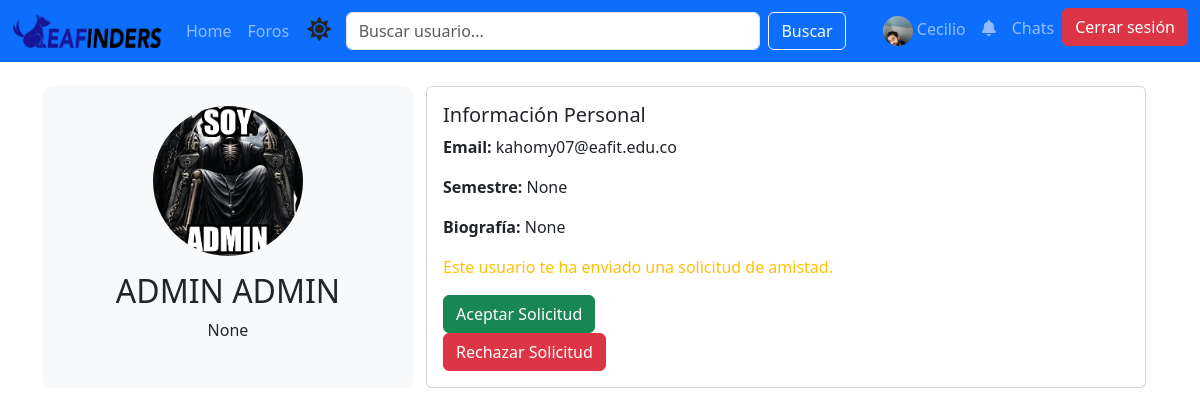
The app's page /profile/1/ (signed in) with its own data.
### App/models.py (models this page shows, shortened)
class Usuario(AbstractBaseUser, PermissionsMixin):
    nombres = models.CharField(max_length=100)
    apellidos = models.CharField(max_length=100)
    email_institucional = models.EmailField(
        unique=True,
        validators=[RegexValidator(regex=r'^[\w\.-]+@eafit\.edu\.co$', message="El correo debe terminar en @eafit.edu.co")]
    )
    password = models.CharField(max_length=128)
    foto_perfil = models.ImageField(upload_to='perfil_fotos/', blank=True, null=True)
    biografia = models.TextField(blank=True, null=True)
    carrera = models.CharField(max_length=100, blank=True, null=True)
    semestre = models.IntegerField(blank=True, null=True)
    is_active = models.BooleanField(default=True)
    is_staff = models.BooleanField(default=False)
    date_joined = models.DateTimeField(auto_now_add=True)
    objects = UsuarioManager()
    USERNAME_FIELD = 'email_institucional'
    REQUIRED_FIELDS = ['nombres', 'apellidos']

### App/views.py (the view)
# urls.py: path('profile/<int:user_id>/', views.profile_view, name='profile'),
@login_required
def profile_view(request, user_id):
    profile_user = get_object_or_404(Usuario, id=user_id)
    solicitud_enviada = Amistad.objects.filter(user1=request.user, user2=profile_user, estado='pendiente').exists()
    solicitud_recibida = Amistad.objects.filter(user1=profile_user, user2=request.user, estado='pendiente').first()
    son_amigos = Amistad.objects.filter(
        (Q(user1=request.user) & Q(user2=profile_user)) |
        (Q(user1=profile_user) & Q(user2=request.user)),
        estado='aceptada'
    ).exists()
    contexto = {
        'profile_user': profile_user,
        'solicitud_enviada': solicitud_enviada,
        'solicitud_recibida': solicitud_recibida,  # Pasamos la solicitud recibida si existe
        'son_amigos': son_amigos,
    }
    return render(request, 'Profiles.html', contexto)

### App/context_processors.py (called while the page is built)
def notificaciones(request):
    if request.user.is_authenticated:
        solicitudes_pendientes = Amistad.objects.filter(
            user2=request.user,
            estado='pendiente'
        ).count()
        return {
            'solicitudes_pendientes': solicitudes_pendientes,
        }
    return {}

### App/Templates/Profiles.html (shortened to what this page needs)
{% extends 'Template.html' %}
{% load static %}
{% block content %}
<div class="container mt-4">
    <div class="row">
        <div class="col-md-4 text-center profile-header">
            {% if profile_user.foto_perfil %}
                <img src="{{ profile_user.foto_perfil.url }}" alt="Foto de perfil" class="img-fluid rounded-circle mb-3 profile-pic">
            {% else %}
                <img src="{% static 'default_profile.jpg' %}" alt="Foto de perfil" class="img-fluid rounded-circle mb-3 profile-pic">
            {% endif %}
            <h2>{{ profile_user.nombres }} {{ profile_user.apellidos }}</h2>
            <p class="career-text">{{ profile_user.carrera }}</p>
        </div>
        <div class="col-md-8">
            <div class="card">
                <div class="card-body">
                    <h5 class="card-title">Información Personal</h5>
                    <p><strong>Email:</strong> {{ profile_user.email_institucional }}</p>
                    <p><strong>Semestre:</strong> {{ profile_user.semestre }}</p>
                    <p><strong>Biografía:</strong> {{ profile_user.biografia }}</p>
                    {% if son_amigos %}
                        <form method="post" action="{% url 'eliminar_amistad' profile_user.id %}">
                            {% csrf_token %}
                            <button type="submit" class="btn btn-danger">Eliminar Amistad</button>
                        </form>
                    {% elif solicitud_enviada %}
                        <button class="btn btn-secondary" disabled>Solicitud Enviada</button>
                    {% elif solicitud_recibida %}
                        <p class="text-warning">Este usuario te ha enviado una solicitud de amistad.</p>
                        <form method="post" action="{% url 'aceptar_solicitud_amistad' solicitud_id=solicitud_recibida.id %}">
                            <button type="submit" class="btn btn-success">Aceptar Solicitud</button>
                        </form>
                        <form method="post" action="{% url 'rechazar_solicitud_amistad' solicitud_recibida.id %}">
                            <button type="submit" class="btn btn-danger">Rechazar Solicitud</button>
                        </form>
                    {% else %}
                        <form method="post" action="{% url 'enviar_solicitud_amistad' profile_user.id %}">
                            {% csrf_token %}
                            <button type="submit" class="btn btn-primary">Enviar Solicitud de Amistad</button>
                        </form>
                    {% endif %}
                </div>
            </div>
        </div>
    </div>
</div>
{% endblock %}

### App/Templates/Template.html (shortened to what this page needs)
<!DOCTYPE HTML>
<html lang="es">
<head>
    <link rel="stylesheet" href="https://cdnjs.cloudflare.com/ajax/libs/font-awesome/5.15.4/css/all.min.css">
    <link href="https://cdn.jsdelivr.net/npm/bootstrap@5.3.3/dist/css/bootstrap.min.css" rel="stylesheet">
    {% load static %}
    <link href="{% static 'styles.css' %}" rel="stylesheet">
</head>
<body>
    {% load static %}
    <nav class="navbar navbar-expand-lg navbar-dark bg-primary">
        <div class="container-fluid d-flex justify-content-between align-items-center">
            <a class="navbar-brand d-flex align-items-center" href="{% url 'home' %}">
                <img src="{% static 'logo.png' %}" alt="Logo" style="max-width: 150px; height: auto;">
            </a>
            <div class="collapse navbar-collapse justify-content-between align-items-center" id="navbarNav">
                <ul class="navbar-nav">
                    <li class="nav-item">
                        <a class="nav-link" href="{% url 'home' %}">Home</a>
                    </li>
                    <li class="nav-item">
                        <a class="nav-link" href="{% url 'lista_foros' %}">Foros</a>
                    </li>
                    <li class="nav-item">
                        <span id="dark-mode-toggle">
                            <i class="fas fa-sun" id="toggle-icon"></i>
                        </span>
                    </li>
                </ul>
                <form class="d-flex search-bar mx-auto" style="max-width: 500px; width: 100%;" method="GET" action="{% url 'buscar_usuarios' %}">
                    <input class="form-control me-2" type="search" name="query" placeholder="Buscar usuario..." aria-label="Search" required>
                    <button class="btn btn-outline-light" type="submit">Buscar</button>
                </form>
                <ul class="navbar-nav ms-auto">
                    {% if user.is_authenticated %}
                        <li class="nav-item">
                            <a class="nav-link" href="{% url 'Cuenta' %}">
                                {% if user.foto_perfil %}
                                    <img src="{{ user.foto_perfil.url }}" alt="Foto de perfil" class="profile-pic-navbar">
                                {% else %}
                                    <img src="{% static 'default_profile.jpg' %}" alt="Foto de perfil" class="profile-pic-navbar">
                                {% endif %}
                                {{ user.nombres }}
                            </a>
                        </li>
                        <li class="nav-item">
                            <a class="nav-link position-relative" href="{% url 'Notificaciones' %}">
                                <i class="fas fa-bell"></i>
                            </a>
                        </li>
                        <li class="nav-item">
                            <a class="nav-link" href="{% url 'lista_conversaciones' %}">Chats</a>
                        </li>
                        <li class="nav-item">
                            <button class="btn btn-danger" id="logout-btn">Cerrar sesión</button>
                        </li>
                    {% endif %}
                </ul>
            </div>
        </div>
    </nav>
    <div class="container mt-4">
        {% block content %}
        {% endblock %}
    </div>
</body>
</html>

### App/static/styles.css (style rules this page uses)
.profile-pic { width: 150px; height: 150px; object-fit: cover; }
.profile-pic-navbar { width: 30px; height: 30px; object-fit: cover; border-radius: 50%; }
.profile-header { background-color: #f8f9fa; padding: 20px; border-radius: 10px; text-align: center; }

### App/Templates/Profiles.html (style rules this page uses)
.profile-pic { width: 150px; height: 150px; object-fit: cover; }

### App/Templates/Template.html (style rules this page uses)
.profile-pic-navbar { width: 30px; height: 30px; border-radius: 50%; }
#dark-mode-toggle { cursor: pointer; background: none; border: none; padding: 0; color: inherit; font-size: 1.5rem; margin-left: 10px; }

### records on screen
Usuario: foto_perfil (picture), nombres "Cecilio"
Usuario: foto_perfil (picture), nombres "ADMIN", apellidos "ADMIN", carrera "None", email_institucional "kahomy07@eafit.edu.co", semestre "None", biografia "None"
